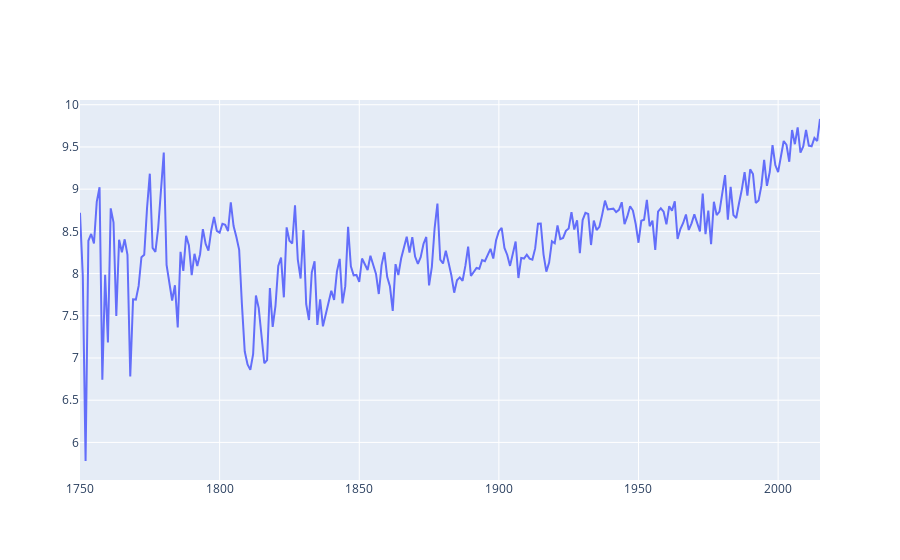
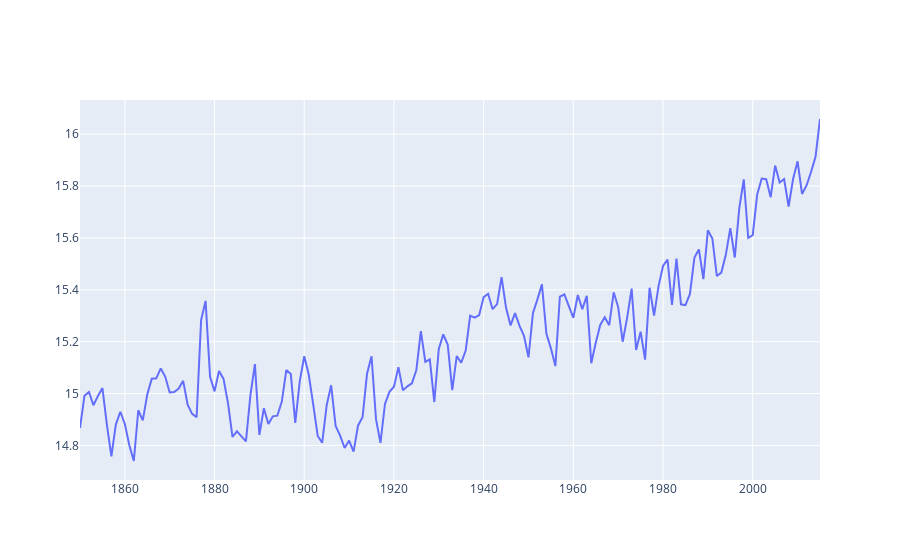

The notebook cell these images were saved under, in order:
### Code cell
Land_avg=go.Scatter(x=df1['Year'],y=df1['LandAverageTemperature'],mode='lines',name='Land_avg')
Land_ocean_avg=go.Scatter(x=df2['Year'],y=df2['LandOceanAverageTemperature'],mode='lines',name='Land_ocean_avg')
data1=[Land_avg]
data2=[Land_ocean_avg]

py.iplot(data1, filename='line-mode')
py.iplot(data2, filename='line-mode')

### Figure 1 — Plotly figure (JSON) as saved in the notebook; plotly's stock layout.template omitted (floating-point values rounded to 4 significant figures; data arrays with more than 128 entries replaced by an {"elided": "..."} marker saying what was removed)
{"data": [{"mode": "lines", "name": "Land_avg", "type": "scatter", "x": {"elided": "266 str values"}, "y": {"elided": "266 float values"}}], "layout": {}}

### Figure 2 — Plotly figure (JSON) as saved in the notebook; plotly's stock layout.template omitted (floating-point values rounded to 4 significant figures; data arrays with more than 128 entries replaced by an {"elided": "..."} marker saying what was removed)
{"data": [{"mode": "lines", "name": "Land_ocean_avg", "type": "scatter", "x": {"elided": "166 str values"}, "y": {"elided": "166 float values"}}], "layout": {}}
